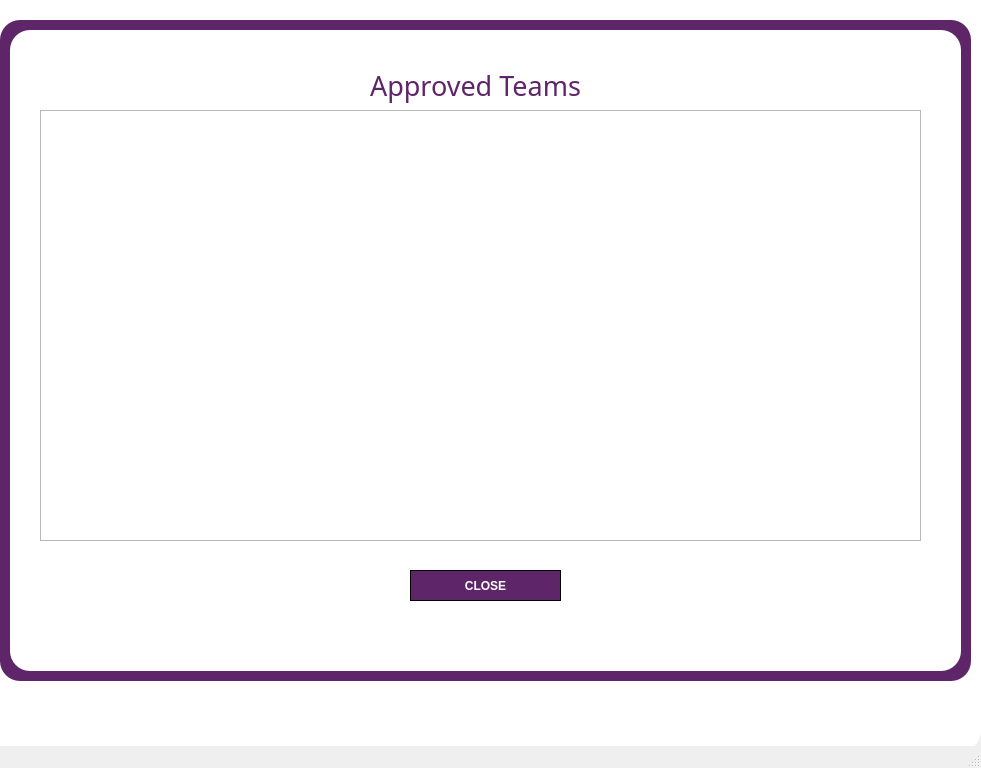
<?xml version="1.0" encoding="UTF-8"?>
<ui version="4.0">
 <class>MainWindow</class>
 <widget class="QMainWindow" name="MainWindow">
  <property name="geometry">
   <rect>
    <x>0</x>
    <y>0</y>
    <width>981</width>
    <height>768</height>
   </rect>
  </property>
  <property name="windowTitle">
   <string>MainWindow</string>
  </property>
  <property name="styleSheet">
   <string notr="true">


QLabel {
  color:#5e2568;
	
	font: 10pt &quot;Arial Nova&quot;;
}

QLineEdit {
  border-radius: 8px;
  border: 1px solid #e0e4e7;
  padding: 5px 15px;
}

QLineEdit:focus 
{
  border: 1px solid #d0e3ff;
}

QPushButton {
  font: 10pt &quot;Nirmala UI&quot;;
  background-color: #5e2568;
  color: #fff;
  font-weight: 600;
  border-radius: 100px;
  border: 1px solid;
  padding: 5px 15px;
  margin-top: 10px;
  outline: 0px;
}

QPushButton:hover,	
QPushButton:focus 
{
  border: 3px solid #9d00ff;
}



</string>
  </property>
  <widget class="QWidget" name="centralwidget">
   <widget class="QTableWidget" name="tableWidget">
    <property name="geometry">
     <rect>
      <x>40</x>
      <y>110</y>
      <width>881</width>
      <height>431</height>
     </rect>
    </property>
   </widget>
   <widget class="QLabel" name="label">
    <property name="geometry">
     <rect>
      <x>370</x>
      <y>50</y>
      <width>251</width>
      <height>71</height>
     </rect>
    </property>
    <property name="font">
     <font>
      <family>Arial Nova</family>
      <pointsize>20</pointsize>
      <weight>50</weight>
      <italic>false</italic>
      <bold>false</bold>
     </font>
    </property>
    <property name="styleSheet">
     <string notr="true">font: 20pt &quot;Arial Nova&quot;;</string>
    </property>
    <property name="text">
     <string>Approved Teams</string>
    </property>
   </widget>
   <widget class="QPushButton" name="pushButton">
    <property name="geometry">
     <rect>
      <x>410</x>
      <y>560</y>
      <width>151</width>
      <height>41</height>
     </rect>
    </property>
    <property name="text">
     <string>CLOSE</string>
    </property>
   </widget>
   <widget class="QWidget" name="widget" native="true">
    <property name="geometry">
     <rect>
      <x>10</x>
      <y>30</y>
      <width>951</width>
      <height>641</height>
     </rect>
    </property>
    <property name="styleSheet">
     <string notr="true">background-color: rgb(255, 255, 255);
border-radius: 20px </string>
    </property>
   </widget>
   <widget class="QWidget" name="widget_2" native="true">
    <property name="geometry">
     <rect>
      <x>0</x>
      <y>20</y>
      <width>971</width>
      <height>661</height>
     </rect>
    </property>
    <property name="styleSheet">
     <string notr="true">background-color: rgb(94, 37, 104);
border-radius: 20px </string>
    </property>
   </widget>
   <widget class="QWidget" name="widget_3" native="true">
    <property name="geometry">
     <rect>
      <x>-60</x>
      <y>-20</y>
      <width>1041</width>
      <height>771</height>
     </rect>
    </property>
    <property name="styleSheet">
     <string notr="true">background-color: rgb(255, 255, 255);
border-radius: 20px </string>
    </property>
   </widget>
   <zorder>widget_3</zorder>
   <zorder>widget_2</zorder>
   <zorder>widget</zorder>
   <zorder>tableWidget</zorder>
   <zorder>label</zorder>
   <zorder>pushButton</zorder>
  </widget>
  <widget class="QMenuBar" name="menubar">
   <property name="geometry">
    <rect>
     <x>0</x>
     <y>0</y>
     <width>981</width>
     <height>26</height>
    </rect>
   </property>
  </widget>
  <widget class="QStatusBar" name="statusbar"/>
 </widget>
 <resources/>
 <connections/>
</ui>
